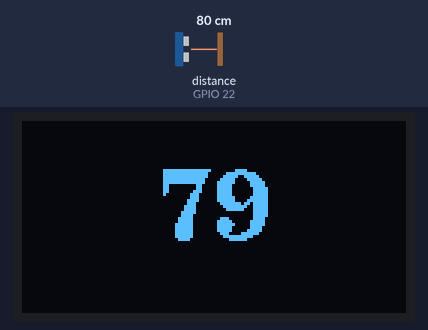
The sketch below on a simulated ESP32. Parts: 128×64 one-colour display. Wiring (inferred from the names in the program): ultrasonic range finder: trigger GPIO 23; echo GPIO 22. Inputs (shaded band) come from the test bench; at power-on: distance to the obstacle (sensor on GPIO 22) 80 cm. The echo pulse lasts 58.3 µs per cm; what the sketch prints to the serial monitor is not drawn.

Above: at 3.2 s.
3.3 s: distance to the obstacle (sensor on GPIO 22) set to 4 cm
At 4.9 s:
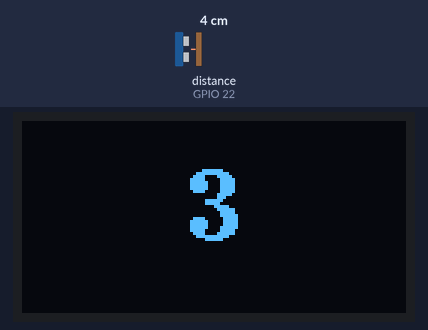
5.3 s: distance to the obstacle (sensor on GPIO 22) set to 9 cm
At 6.5 s:
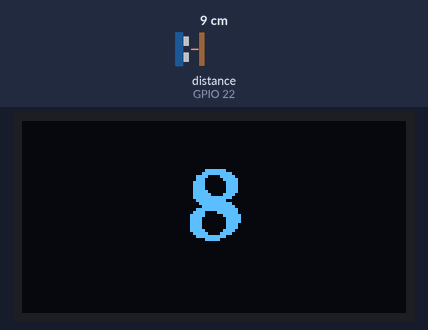
7.3 s: distance to the obstacle (sensor on GPIO 22) set to 18 cm
At 8.2 s:
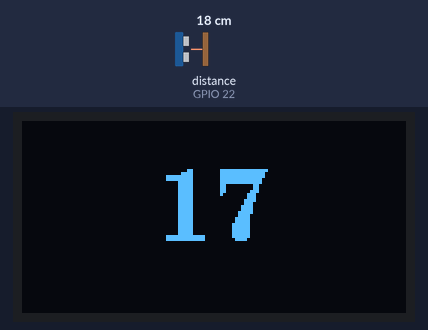
Timing chart, 0 to 10.3 s (numbered marks = the images above; inputs shaded):
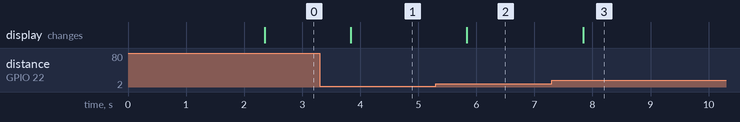

The sketch:

UltasonicOLED_SSD1306.ino
```cpp
#include <Wire.h>
#include <U8g2lib.h>

// **I2C 設定 (OLED)**
#define I2C_SDA 19
#define I2C_SCL 18

// **U8g2 SSD1306 初始化**
U8G2_SSD1306_128X64_NONAME_F_HW_I2C u8g2(U8G2_R0, /* reset=*/ U8X8_PIN_NONE, I2C_SCL, I2C_SDA);

// **超音波感測器設定**
const int trigPin = 23;
const int echoPin = 22;

unsigned long previousMillis = 0;
const long updateInterval = 500;  // 每 0.5 秒更新

void setup() {
  Serial.begin(115200);
  Wire.begin(I2C_SDA, I2C_SCL);
  u8g2.begin();

  // 初始畫面顯示 "Ready"
  u8g2.clearBuffer();
  u8g2.setFont(u8g2_font_ncenB18_tr);
  u8g2.setCursor(-5, 20);
  u8g2.print("Ready");
  u8g2.sendBuffer();
  delay(2000);
  u8g2.clearBuffer();

  // 設定腳位
  pinMode(trigPin, OUTPUT);
  pinMode(echoPin, INPUT);
  digitalWrite(trigPin, LOW);
}

void loop() {
  unsigned long currentMillis = millis();

  if (currentMillis - previousMillis >= updateInterval) {
    previousMillis = currentMillis;

    int distance = getAverageDistance(trigPin, echoPin, 5);  // 取 5 次平均

    // 排除異常值 (太小或太大)
    if (distance > 2 && distance < 400) {
      Serial.print("距離: ");
      Serial.print(distance);
      Serial.println(" cm");

      // 顯示到 OLED
      u8g2.clearBuffer();
      u8g2.setFont(u8g2_font_ncenB24_tr);
      int numWidth = u8g2.getUTF8Width(String(distance).c_str());
      int numX = (128 - numWidth) / 2;
      u8g2.setCursor(numX, 40);
      u8g2.print(distance);
      u8g2.sendBuffer();
    } else {
      Serial.println("測距異常，忽略此次資料");
    }
  }
}

// 單次測距
int getDistance(int trigPin, int echoPin) {
  digitalWrite(trigPin, LOW);
  delayMicroseconds(2);
  digitalWrite(trigPin, HIGH);
  delayMicroseconds(10);
  digitalWrite(trigPin, LOW);

  long duration = pulseIn(echoPin, HIGH);
  int distance = duration * 0.034 / 2;
  return distance;
}

// 多次平均距離
int getAverageDistance(int trigPin, int echoPin, int samples) {
  long sum = 0;
  int validCount = 0;

  for (int i = 0; i < samples; i++) {
    int d = getDistance(trigPin, echoPin);
    if (d > 2 && d < 400) {  // 只計算有效數值
      sum += d;
      validCount++;
    }
    delay(50);
  }

  if (validCount == 0) return 0;
  return sum / validCount;
}
```

Measured:
- after the input at 3.3 s, the display: changes after 0.54 s (image 1)
- after the input at 5.3 s, the display: changes after 0.54 s (image 2)
- after the input at 7.3 s, the display: changes after 0.54 s (image 3)
